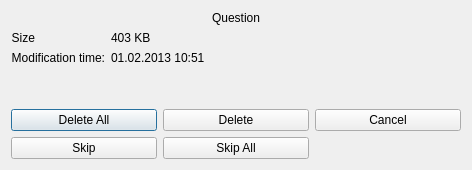
<?xml version="1.0" encoding="UTF-8"?>
<ui version="4.0">
 <class>CPromptDialog</class>
 <widget class="QDialog" name="CPromptDialog">
  <property name="geometry">
   <rect>
    <x>0</x>
    <y>0</y>
    <width>472</width>
    <height>170</height>
   </rect>
  </property>
  <property name="windowTitle">
   <string>Dialog</string>
  </property>
  <layout class="QVBoxLayout" name="verticalLayout">
   <item>
    <widget class="QLabel" name="lblQuestion">
     <property name="text">
      <string>Question</string>
     </property>
     <property name="alignment">
      <set>Qt::AlignCenter</set>
     </property>
    </widget>
   </item>
   <item>
    <widget class="QStackedWidget" name="stackedWidget">
     <property name="currentIndex">
      <number>1</number>
     </property>
     <widget class="QWidget" name="twoFiles">
      <layout class="QVBoxLayout" name="verticalLayout_2">
       <property name="leftMargin">
        <number>0</number>
       </property>
       <property name="topMargin">
        <number>0</number>
       </property>
       <property name="rightMargin">
        <number>0</number>
       </property>
       <property name="bottomMargin">
        <number>0</number>
       </property>
       <item>
        <layout class="QHBoxLayout" name="horizontalLayout">
         <item>
          <layout class="QGridLayout" name="sourceFileInfo">
           <item row="0" column="0">
            <widget class="QLabel" name="label">
             <property name="text">
              <string>Source file:</string>
             </property>
            </widget>
           </item>
           <item row="1" column="0">
            <widget class="QLabel" name="label_2">
             <property name="text">
              <string>Size</string>
             </property>
            </widget>
           </item>
           <item row="1" column="1">
            <widget class="QLabel" name="lblSourceSize">
             <property name="text">
              <string>403 KB</string>
             </property>
            </widget>
           </item>
           <item row="2" column="0">
            <widget class="QLabel" name="label_3">
             <property name="text">
              <string>Modification time:</string>
             </property>
            </widget>
           </item>
           <item row="2" column="1">
            <widget class="QLabel" name="lblSourceModTime">
             <property name="text">
              <string>01.02.2013 10:51</string>
             </property>
            </widget>
           </item>
           <item row="0" column="1">
            <widget class="QLabel" name="lblSrcFile">
             <property name="text">
              <string>TextLabel</string>
             </property>
            </widget>
           </item>
          </layout>
         </item>
         <item>
          <layout class="QGridLayout" name="destFileInfo">
           <item row="0" column="0">
            <widget class="QLabel" name="label_4">
             <property name="text">
              <string>Destination file:</string>
             </property>
            </widget>
           </item>
           <item row="1" column="0">
            <widget class="QLabel" name="label_5">
             <property name="text">
              <string>Size</string>
             </property>
            </widget>
           </item>
           <item row="1" column="1">
            <widget class="QLabel" name="lblDestSize">
             <property name="text">
              <string>403 KB</string>
             </property>
            </widget>
           </item>
           <item row="2" column="0">
            <widget class="QLabel" name="label_6">
             <property name="text">
              <string>Modification time:</string>
             </property>
            </widget>
           </item>
           <item row="2" column="1">
            <widget class="QLabel" name="lblDestModTime">
             <property name="text">
              <string>01.02.2013 10:51</string>
             </property>
            </widget>
           </item>
           <item row="0" column="1">
            <widget class="QLabel" name="lblDstFile">
             <property name="text">
              <string>TextLabel</string>
             </property>
            </widget>
           </item>
          </layout>
         </item>
        </layout>
       </item>
       <item>
        <layout class="QGridLayout" name="buttons">
         <item row="2" column="2">
          <widget class="QPushButton" name="btnCancel">
           <property name="text">
            <string>Cancel</string>
           </property>
           <property name="autoDefault">
            <bool>false</bool>
           </property>
          </widget>
         </item>
         <item row="1" column="0">
          <widget class="QPushButton" name="btnOverwriteAll">
           <property name="text">
            <string>Overwrite All</string>
           </property>
           <property name="default">
            <bool>true</bool>
           </property>
          </widget>
         </item>
         <item row="2" column="1">
          <widget class="QPushButton" name="btnSkip">
           <property name="text">
            <string>Skip</string>
           </property>
           <property name="autoDefault">
            <bool>false</bool>
           </property>
          </widget>
         </item>
         <item row="1" column="1">
          <widget class="QPushButton" name="btnOverwrite">
           <property name="text">
            <string>Overwrite</string>
           </property>
           <property name="autoDefault">
            <bool>false</bool>
           </property>
          </widget>
         </item>
         <item row="2" column="0">
          <widget class="QPushButton" name="btnSkipAll">
           <property name="text">
            <string>Skip All</string>
           </property>
           <property name="autoDefault">
            <bool>false</bool>
           </property>
          </widget>
         </item>
         <item row="1" column="2">
          <widget class="QPushButton" name="btnRename">
           <property name="text">
            <string>Rename</string>
           </property>
           <property name="autoDefault">
            <bool>false</bool>
           </property>
          </widget>
         </item>
        </layout>
       </item>
      </layout>
     </widget>
     <widget class="QWidget" name="oneFile">
      <layout class="QVBoxLayout" name="verticalLayout_3">
       <property name="leftMargin">
        <number>0</number>
       </property>
       <property name="topMargin">
        <number>0</number>
       </property>
       <property name="rightMargin">
        <number>0</number>
       </property>
       <property name="bottomMargin">
        <number>0</number>
       </property>
       <item>
        <layout class="QFormLayout" name="formLayout">
         <item row="0" column="0">
          <widget class="QLabel" name="label_8">
           <property name="text">
            <string>Size</string>
           </property>
           <property name="alignment">
            <set>Qt::AlignRight|Qt::AlignTrailing|Qt::AlignVCenter</set>
           </property>
          </widget>
         </item>
         <item row="0" column="1">
          <widget class="QLabel" name="lblSize">
           <property name="text">
            <string>403 KB</string>
           </property>
          </widget>
         </item>
         <item row="1" column="0">
          <widget class="QLabel" name="label_9">
           <property name="text">
            <string>Modification time:</string>
           </property>
           <property name="alignment">
            <set>Qt::AlignRight|Qt::AlignTrailing|Qt::AlignVCenter</set>
           </property>
          </widget>
         </item>
         <item row="1" column="1">
          <widget class="QLabel" name="lblModTime">
           <property name="text">
            <string>01.02.2013 10:51</string>
           </property>
          </widget>
         </item>
        </layout>
       </item>
       <item>
        <layout class="QGridLayout" name="gridLayout">
         <item row="0" column="2">
          <widget class="QPushButton" name="btnCancelDeletion">
           <property name="text">
            <string>Cancel</string>
           </property>
           <property name="autoDefault">
            <bool>false</bool>
           </property>
          </widget>
         </item>
         <item row="1" column="0">
          <widget class="QPushButton" name="btnSkipDeletion">
           <property name="text">
            <string>Skip</string>
           </property>
           <property name="autoDefault">
            <bool>false</bool>
           </property>
          </widget>
         </item>
         <item row="1" column="1">
          <widget class="QPushButton" name="btnSkipAllDeletion">
           <property name="text">
            <string>Skip All</string>
           </property>
           <property name="autoDefault">
            <bool>false</bool>
           </property>
          </widget>
         </item>
         <item row="0" column="0">
          <widget class="QPushButton" name="btnDeleteAll">
           <property name="text">
            <string>Delete All</string>
           </property>
           <property name="autoDefault">
            <bool>true</bool>
           </property>
           <property name="default">
            <bool>true</bool>
           </property>
          </widget>
         </item>
         <item row="0" column="1">
          <widget class="QPushButton" name="btnDelete">
           <property name="text">
            <string>Delete</string>
           </property>
           <property name="autoDefault">
            <bool>false</bool>
           </property>
          </widget>
         </item>
        </layout>
       </item>
      </layout>
     </widget>
    </widget>
   </item>
  </layout>
 </widget>
 <resources/>
 <connections/>
</ui>
